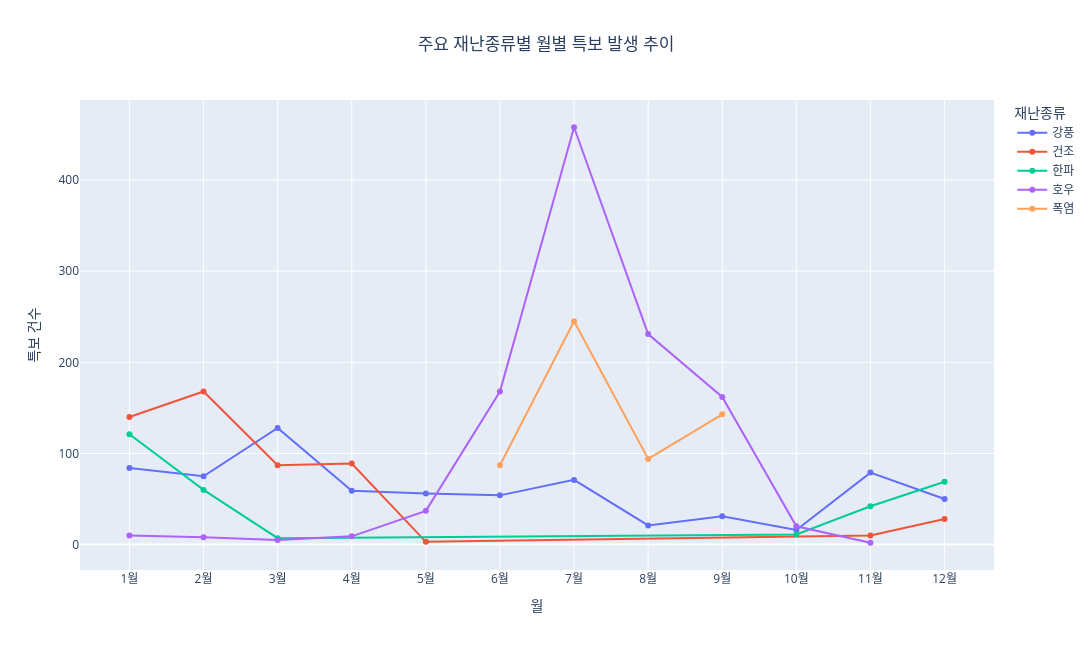

Write notebook code for a chart like this one.
### Markdown cell above
### 월별 전체 특보 건수

### Code cell
# -----------------------------------
# 0. 원본 데이터 복사
# -----------------------------------

# df 원본을 그대로 두기 위해 복사본을 만듦
# copy() : 원본 손상 없이 따로 작업할 수 있게 복사
month_df = df.copy()


# -----------------------------------
# 1. 발표시간을 날짜형으로 변환
# -----------------------------------

# "발표시간" 컬럼을 datetime 형식으로 바꿈
# pd.to_datetime() : 날짜/시간 형태로 바꿔주는 함수
# errors="coerce" : 날짜로 변환이 안 되는 값은 NaT(결측값)으로 처리
month_df["발표시간"] = pd.to_datetime(month_df["발표시간"], errors="coerce")


# -----------------------------------
# 2. 필요한 데이터만 남기기
# -----------------------------------

# 발표시간이 비어있지 않고,
# 재난종류도 비어있지 않은 행만 남김
# notna() : 결측값이 아닌지 확인
month_df = month_df[
    month_df["발표시간"].notna() &
    month_df["재난종류"].notna()
].copy()


# -----------------------------------
# 3. 재난종류 문자열 정리
# -----------------------------------

# 재난종류를 문자열로 바꾸고 앞뒤 공백 제거
# astype(str) : 문자열로 변환
# str.strip() : 앞뒤 공백 제거
month_df["재난종류"] = month_df["재난종류"].astype(str).str.strip()


# -----------------------------------
# 4. 발표시간에서 월 정보 뽑기
# -----------------------------------

# datetime 형식의 발표시간에서 "월"만 추출
# .dt.month : 날짜형 데이터에서 월(month)만 가져옴
month_df["월"] = month_df["발표시간"].dt.month


# -----------------------------------
# 5. 가장 많이 나온 재난종류 5개 찾기
# -----------------------------------

# 재난종류별 개수를 세고,
# 많이 나온 순서대로 상위 5개만 고름
#
# value_counts() : 각 값이 몇 번 나왔는지 세기
# head(5) : 앞에서 5개만 가져오기
# index : 재난종류 이름만 가져오기
top_types = (
    month_df["재난종류"]
    .value_counts()
    .head(5)
    .index
)


# -----------------------------------
# 6. 상위 5개 재난종류만 남기기
# -----------------------------------

# isin(top_types) : top_types 안에 들어있는 값만 True
# 즉, 재난종류가 상위 5개인 데이터만 남김
plot_df = month_df[month_df["재난종류"].isin(top_types)].copy()


# -----------------------------------
# 7. 월별 + 재난종류별 특보 건수 계산
# -----------------------------------

# 월과 재난종류별로 묶어서 개수를 셈
# groupby() : 같은 값끼리 묶기
# size() : 각 그룹 개수 세기
# reset_index(name="특보건수") : 다시 표 형태로 만들고 컬럼명 지정
# sort_values(["월", "재난종류"]) : 월, 재난종류 순으로 정렬
monthly_type_count = (
    plot_df.groupby(["월", "재난종류"])
    .size()
    .reset_index(name="특보건수")
    .sort_values(["월", "재난종류"])
)


# -----------------------------------
# 8. 선 그래프 만들기
# -----------------------------------

# px.line() : 선 그래프를 그리는 함수
fig = px.line(
    monthly_type_count,           # 그래프에 사용할 데이터
    x="월",                       # x축: 월
    y="특보건수",                 # y축: 특보 건수
    color="재난종류",             # 선 색상 구분: 재난종류
    markers=True,                 # 각 지점에 점 표시
    title="주요 재난종류별 월별 특보 발생 추이"  # 그래프 제목
)


# -----------------------------------
# 9. 그래프 전체 꾸미기
# -----------------------------------

# update_layout() : 그래프 크기, 제목 위치, 축 제목 등을 설정
fig.update_layout(
    width=1100,                   # 그래프 가로 길이
    height=650,                   # 그래프 세로 길이
    title_x=0.5,                  # 제목 가운데 정렬
    xaxis_title="월",             # x축 제목
    yaxis_title="특보 건수",      # y축 제목
    legend_title="재난종류",      # 범례 제목

    # x축 눈금을 1월 ~ 12월로 고정해서 표시
    xaxis=dict(
        tickmode="array",                         # 눈금을 직접 지정
        tickvals=list(range(1, 13)),              # 눈금 위치: 1~12
        ticktext=[f"{i}월" for i in range(1, 13)] # 보이는 글자: 1월~12월
    )
)


# -----------------------------------
# 10. 그래프 출력
# -----------------------------------

# show() : 완성된 그래프를 화면에 표시
fig.show()

### Figure 1 — Plotly figure (JSON) as saved in the notebook; plotly's stock layout.template omitted (floating-point values rounded to 4 significant figures)
{"data": [{"hovertemplate": "재난종류=강풍<br>월=%{x}<br>특보건수=%{y}<extra></extra>", "legendgroup": "강풍", "line": {"color": "#636efa", "dash": "solid"}, "marker": {"symbol": "circle"}, "mode": "lines+markers", "name": "강풍", "orientation": "v", "showlegend": true, "type": "scatter", "x": [1, 2, 3, 4, 5, 6, 7, 8, 9, 10, 11, 12], "xaxis": "x", "y": [84, 75, 128, 59, 56, 54, 71, 21, 31, 16, 79, 50], "yaxis": "y"}, {"hovertemplate": "재난종류=건조<br>월=%{x}<br>특보건수=%{y}<extra></extra>", "legendgroup": "건조", "line": {"color": "#EF553B", "dash": "solid"}, "marker": {"symbol": "circle"}, "mode": "lines+markers", "name": "건조", "orientation": "v", "showlegend": true, "type": "scatter", "x": [1, 2, 3, 4, 5, 11, 12], "xaxis": "x", "y": [140, 168, 87, 89, 3, 10, 28], "yaxis": "y"}, {"hovertemplate": "재난종류=한파<br>월=%{x}<br>특보건수=%{y}<extra></extra>", "legendgroup": "한파", "line": {"color": "#00cc96", "dash": "solid"}, "marker": {"symbol": "circle"}, "mode": "lines+markers", "name": "한파", "orientation": "v", "showlegend": true, "type": "scatter", "x": [1, 2, 3, 10, 11, 12], "xaxis": "x", "y": [121, 60, 7, 11, 42, 69], "yaxis": "y"}, {"hovertemplate": "재난종류=호우<br>월=%{x}<br>특보건수=%{y}<extra></extra>", "legendgroup": "호우", "line": {"color": "#ab63fa", "dash": "solid"}, "marker": {"symbol": "circle"}, "mode": "lines+markers", "name": "호우", "orientation": "v", "showlegend": true, "type": "scatter", "x": [1, 2, 3, 4, 5, 6, 7, 8, 9, 10, 11], "xaxis": "x", "y": [10, 8, 5, 9, 37, 168, 458, 231, 162, 20, 2], "yaxis": "y"}, {"hovertemplate": "재난종류=폭염<br>월=%{x}<br>특보건수=%{y}<extra></extra>", "legendgroup": "폭염", "line": {"color": "#FFA15A", "dash": "solid"}, "marker": {"symbol": "circle"}, "mode": "lines+markers", "name": "폭염", "orientation": "v", "showlegend": true, "type": "scatter", "x": [6, 7, 8, 9], "xaxis": "x", "y": [87, 245, 94, 143], "yaxis": "y"}], "layout": {"height": 650, "legend": {"title": {"text": "재난종류"}, "tracegroupgap": 0}, "title": {"text": "주요 재난종류별 월별 특보 발생 추이", "x": 0.5}, "width": 1100, "xaxis": {"anchor": "y", "domain": [0, 1], "tickmode": "array", "ticktext": ["1월", "2월", "3월", "4월", "5월", "6월", "7월", "8월", "9월", "10월", "11월", "12월"], "tickvals": [1, 2, 3, 4, 5, 6, 7, 8, 9, 10, 11, 12], "title": {"text": "월"}}, "yaxis": {"anchor": "x", "domain": [0, 1], "title": {"text": "특보 건수"}}}}
